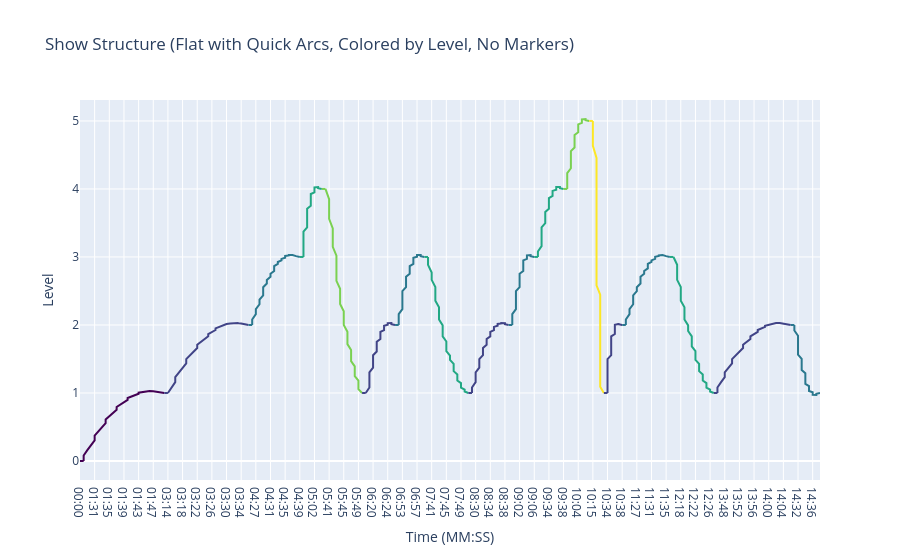

Notebook code cell kept with this figure:
### Code cell
# Plot straight lines for constant levels and arcs for transitions, colored by level (no markers)
import plotly.colors as pc
from matplotlib import cm
from matplotlib.colors import Normalize, to_hex

levels = df['level'].unique()
norm = Normalize(vmin=min(levels), vmax=max(levels))
cmap = cm.get_cmap('viridis')
def get_level_color(level):
    return to_hex(cmap(norm(level)))

def bezier_arc(x0, y0, x1, y1, arc_height=0.5, steps=30):
    xm = (x0 + x1) / 2
    ym = (y0 + y1) / 2 + arc_height * (1 if y1 > y0 else -1)
    t = np.linspace(0, 1, steps)
    x = (1-t)**2 * x0 + 2*(1-t)*t * xm + t**2 * x1
    y = (1-t)**2 * y0 + 2*(1-t)*t * ym + t**2 * y1
    return x, y

# Convert seconds to MM:SS for x-axis labels
def seconds_to_mmss(seconds):
    m = int(seconds // 60)
    s = int(seconds % 60)
    return f"{m:02d}:{s:02d}"

df['timestamp_mmss'] = [seconds_to_mmss(ts) for ts in df['timestamp']]

fig = go.Figure()
for i in range(len(df)-1):
    x0, y0 = df['timestamp'][i], df['level'][i]
    x1, y1 = df['timestamp'][i+1], df['level'][i+1]
    # Use MM:SS for x-axis
    x0_mmss, x1_mmss = df['timestamp_mmss'][i], df['timestamp_mmss'][i+1]
    color = get_level_color(y0)
    if y0 == y1:
        fig.add_trace(go.Scatter(x=[x0_mmss, x1_mmss], y=[y0, y1], mode='lines', line=dict(color=color, width=2), showlegend=False))
    else:
        arc_start = x1 - (x1 - x0) * 0.2
        arc_start_mmss = seconds_to_mmss(arc_start)
        fig.add_trace(go.Scatter(x=[x0_mmss, arc_start_mmss], y=[y0, y0], mode='lines', line=dict(color=color, width=2), showlegend=False))
        arc_x, arc_y = bezier_arc(arc_start, y0, x1, y1, arc_height=0.7)
        arc_x_mmss = [seconds_to_mmss(x) for x in arc_x]
        fig.add_trace(go.Scatter(x=arc_x_mmss, y=arc_y, mode='lines', line=dict(color=color, width=2), showlegend=False))

fig.update_layout(title='Show Structure (Flat with Quick Arcs, Colored by Level, No Markers)',
                  xaxis_title='Time (MM:SS)',
                  yaxis_title='Level',
                  yaxis=dict(dtick=1),
                  showlegend=False)
fig.show()

### Figure 1 — Plotly figure (JSON) as saved in the notebook; plotly's stock layout.template omitted (floating-point values rounded to 4 significant figures)
{"data": [{"line": {"color": "#440154", "width": 2}, "mode": "lines", "showlegend": false, "type": "scatter", "x": ["00:00", "01:28"], "y": [0, 0]}, {"line": {"color": "#440154", "width": 2}, "mode": "lines", "showlegend": false, "type": "scatter", "x": ["01:28", "01:28", "01:29", "01:30", "01:31", "01:31", "01:32", "01:33", "01:34", "01:34", "01:35", "01:36", "01:37", "01:37", "01:38", "01:39", "01:40", "01:40", "01:41", "01:42", "01:43", "01:43", "01:44", "01:45", "01:46", "01:46", "01:47", "01:48", "01:49", "01:50"], "y": [0.0, 0.08109, 0.1589, 0.2333, 0.3044, 0.3722, 0.4366, 0.4977, 0.5555, 0.61, 0.6611, 0.7089, 0.7534, 0.7945, 0.8323, 0.8668, 0.898, 0.9258, 0.9503, 0.9715, 0.9893, 1.004, 1.015, 1.023, 1.027, 1.029, 1.026, 1.021, 1.012, 1.0]}, {"line": {"color": "#414487", "width": 2}, "mode": "lines", "showlegend": false, "type": "scatter", "x": ["01:50", "03:14"], "y": [1, 1]}, {"line": {"color": "#414487", "width": 2}, "mode": "lines", "showlegend": false, "type": "scatter", "x": ["03:14", "03:15", "03:16", "03:16", "03:17", "03:18", "03:19", "03:19", "03:20", "03:21", "03:22", "03:22", "03:23", "03:24", "03:25", "03:25", "03:26", "03:27", "03:27", "03:28", "03:29", "03:30", "03:30", "03:31", "03:32", "03:33", "03:33", "03:34", "03:35", "03:36"], "y": [1.0, 1.081, 1.159, 1.233, 1.304, 1.372, 1.437, 1.498, 1.556, 1.61, 1.661, 1.709, 1.753, 1.795, 1.832, 1.867, 1.898, 1.926, 1.95, 1.971, 1.989, 2.004, 2.015, 2.023, 2.027, 2.029, 2.026, 2.021, 2.012, 2.0]}, {"line": {"color": "#2a788e", "width": 2}, "mode": "lines", "showlegend": false, "type": "scatter", "x": ["03:36", "04:26"], "y": [2, 2]}, {"line": {"color": "#2a788e", "width": 2}, "mode": "lines", "showlegend": false, "type": "scatter", "x": ["04:26", "04:26", "04:27", "04:27", "04:28", "04:28", "04:29", "04:29", "04:29", "04:30", "04:30", "04:31", "04:31", "04:32", "04:32", "04:32", "04:33", "04:33", "04:34", "04:34", "04:35", "04:35", "04:35", "04:36", "04:36", "04:37", "04:37", "04:38", "04:38", "04:39"], "y": [2.0, 2.081, 2.159, 2.233, 2.304, 2.372, 2.437, 2.498, 2.556, 2.61, 2.661, 2.709, 2.753, 2.795, 2.832, 2.867, 2.898, 2.926, 2.95, 2.971, 2.989, 3.004, 3.015, 3.023, 3.027, 3.029, 3.026, 3.021, 3.012, 3.0]}, {"line": {"color": "#22a884", "width": 2}, "mode": "lines", "showlegend": false, "type": "scatter", "x": ["04:39", "04:59"], "y": [3, 3]}, {"line": {"color": "#22a884", "width": 2}, "mode": "lines", "showlegend": false, "type": "scatter", "x": ["04:59", "04:59", "04:59", "04:59", "04:59", "04:59", "05:00", "05:00", "05:00", "05:00", "05:00", "05:00", "05:01", "05:01", "05:01", "05:01", "05:01", "05:01", "05:02", "05:02", "05:02", "05:02", "05:02", "05:02", "05:03", "05:03", "05:03", "05:03", "05:03", "05:04"], "y": [3.0, 3.081, 3.159, 3.233, 3.304, 3.372, 3.437, 3.498, 3.556, 3.61, 3.661, 3.709, 3.753, 3.795, 3.832, 3.867, 3.898, 3.926, 3.95, 3.971, 3.989, 4.004, 4.015, 4.023, 4.027, 4.029, 4.026, 4.021, 4.012, 4.0]}, {"line": {"color": "#7ad151", "width": 2}, "mode": "lines", "showlegend": false, "type": "scatter", "x": ["05:04", "05:40"], "y": [4, 4]}, {"line": {"color": "#7ad151", "width": 2}, "mode": "lines", "showlegend": false, "type": "scatter", "x": ["05:40", "05:41", "05:41", "05:41", "05:42", "05:42", "05:42", "05:43", "05:43", "05:43", "05:43", "05:44", "05:44", "05:44", "05:45", "05:45", "05:45", "05:46", "05:46", "05:46", "05:47", "05:47", "05:47", "05:48", "05:48", "05:48", "05:49", "05:49", "05:49", "05:50"], "y": [4.0, 3.85, 3.703, 3.56, 3.42, 3.283, 3.15, 3.02, 2.893, 2.769, 2.649, 2.532, 2.419, 2.309, 2.202, 2.099, 1.999, 1.902, 1.808, 1.718, 1.631, 1.548, 1.468, 1.391, 1.317, 1.247, 1.18, 1.117, 1.057, 1.0]}, {"line": {"color": "#414487", "width": 2}, "mode": "lines", "showlegend": false, "type": "scatter", "x": ["05:50", "06:18"], "y": [1, 1]}, {"line": {"color": "#414487", "width": 2}, "mode": "lines", "showlegend": false, "type": "scatter", "x": ["06:18", "06:19", "06:19", "06:19", "06:19", "06:20", "06:20", "06:20", "06:20", "06:21", "06:21", "06:21", "06:21", "06:22", "06:22", "06:22", "06:22", "06:23", "06:23", "06:23", "06:23", "06:24", "06:24", "06:24", "06:24", "06:25", "06:25", "06:25", "06:25", "06:26"], "y": [1.0, 1.081, 1.159, 1.233, 1.304, 1.372, 1.437, 1.498, 1.556, 1.61, 1.661, 1.709, 1.753, 1.795, 1.832, 1.867, 1.898, 1.926, 1.95, 1.971, 1.989, 2.004, 2.015, 2.023, 2.027, 2.029, 2.026, 2.021, 2.012, 2.0]}, {"line": {"color": "#2a788e", "width": 2}, "mode": "lines", "showlegend": false, "type": "scatter", "x": ["06:26", "06:52"], "y": [2, 2]}, {"line": {"color": "#2a788e", "width": 2}, "mode": "lines", "showlegend": false, "type": "scatter", "x": ["06:52", "06:52", "06:52", "06:53", "06:53", "06:53", "06:53", "06:53", "06:54", "06:54", "06:54", "06:54", "06:55", "06:55", "06:55", "06:55", "06:56", "06:56", "06:56", "06:56", "06:56", "06:57", "06:57", "06:57", "06:57", "06:58", "06:58", "06:58", "06:58", "06:59"], "y": [2.0, 2.081, 2.159, 2.233, 2.304, 2.372, 2.437, 2.498, 2.556, 2.61, 2.661, 2.709, 2.753, 2.795, 2.832, 2.867, 2.898, 2.926, 2.95, 2.971, 2.989, 3.004, 3.015, 3.023, 3.027, 3.029, 3.026, 3.021, 3.012, 3.0]}, {"line": {"color": "#22a884", "width": 2}, "mode": "lines", "showlegend": false, "type": "scatter", "x": ["06:59", "07:40"], "y": [3, 3]}, {"line": {"color": "#22a884", "width": 2}, "mode": "lines", "showlegend": false, "type": "scatter", "x": ["07:40", "07:40", "07:41", "07:41", "07:42", "07:42", "07:42", "07:43", "07:43", "07:43", "07:44", "07:44", "07:44", "07:45", "07:45", "07:45", "07:46", "07:46", "07:47", "07:47", "07:47", "07:48", "07:48", "07:48", "07:49", "07:49", "07:49", "07:50", "07:50", "07:51"], "y": [3.0, 2.884, 2.772, 2.663, 2.558, 2.455, 2.356, 2.261, 2.169, 2.08, 1.994, 1.912, 1.833, 1.757, 1.685, 1.616, 1.55, 1.488, 1.429, 1.373, 1.321, 1.272, 1.226, 1.184, 1.145, 1.109, 1.077, 1.048, 1.022, 1.0]}, {"line": {"color": "#414487", "width": 2}, "mode": "lines", "showlegend": false, "type": "scatter", "x": ["07:51", "08:29"], "y": [1, 1]}, {"line": {"color": "#414487", "width": 2}, "mode": "lines", "showlegend": false, "type": "scatter", "x": ["08:29", "08:29", "08:30", "08:30", "08:30", "08:31", "08:31", "08:31", "08:32", "08:32", "08:32", "08:33", "08:33", "08:33", "08:34", "08:34", "08:34", "08:35", "08:35", "08:35", "08:36", "08:36", "08:36", "08:37", "08:37", "08:37", "08:38", "08:38", "08:38", "08:39"], "y": [1.0, 1.081, 1.159, 1.233, 1.304, 1.372, 1.437, 1.498, 1.556, 1.61, 1.661, 1.709, 1.753, 1.795, 1.832, 1.867, 1.898, 1.926, 1.95, 1.971, 1.989, 2.004, 2.015, 2.023, 2.027, 2.029, 2.026, 2.021, 2.012, 2.0]}, {"line": {"color": "#2a788e", "width": 2}, "mode": "lines", "showlegend": false, "type": "scatter", "x": ["08:39", "09:00"], "y": [2, 2]}, {"line": {"color": "#2a788e", "width": 2}, "mode": "lines", "showlegend": false, "type": "scatter", "x": ["09:00", "09:00", "09:00", "09:01", "09:01", "09:01", "09:01", "09:01", "09:02", "09:02", "09:02", "09:02", "09:02", "09:03", "09:03", "09:03", "09:03", "09:03", "09:03", "09:04", "09:04", "09:04", "09:04", "09:04", "09:05", "09:05", "09:05", "09:05", "09:05", "09:06"], "y": [2.0, 2.081, 2.159, 2.233, 2.304, 2.372, 2.437, 2.498, 2.556, 2.61, 2.661, 2.709, 2.753, 2.795, 2.832, 2.867, 2.898, 2.926, 2.95, 2.971, 2.989, 3.004, 3.015, 3.023, 3.027, 3.029, 3.026, 3.021, 3.012, 3.0]}, {"line": {"color": "#22a884", "width": 2}, "mode": "lines", "showlegend": false, "type": "scatter", "x": ["09:06", "09:31"], "y": [3, 3]}, {"line": {"color": "#22a884", "width": 2}, "mode": "lines", "showlegend": false, "type": "scatter", "x": ["09:31", "09:31", "09:32", "09:32", "09:32", "09:32", "09:32", "09:33", "09:33", "09:33", "09:33", "09:34", "09:34", "09:34", "09:34", "09:34", "09:35", "09:35", "09:35", "09:35", "09:36", "09:36", "09:36", "09:36", "09:36", "09:37", "09:37", "09:37", "09:37", "09:38"], "y": [3.0, 3.081, 3.159, 3.233, 3.304, 3.372, 3.437, 3.498, 3.556, 3.61, 3.661, 3.709, 3.753, 3.795, 3.832, 3.867, 3.898, 3.926, 3.95, 3.971, 3.989, 4.004, 4.015, 4.023, 4.027, 4.029, 4.026, 4.021, 4.012, 4.0]}, {"line": {"color": "#7ad151", "width": 2}, "mode": "lines", "showlegend": false, "type": "scatter", "x": ["09:38", "10:01"], "y": [4, 4]}, {"line": {"color": "#7ad151", "width": 2}, "mode": "lines", "showlegend": false, "type": "scatter", "x": ["10:01", "10:01", "10:01", "10:01", "10:02", "10:02", "10:02", "10:02", "10:02", "10:03", "10:03", "10:03", "10:03", "10:03", "10:04", "10:04", "10:04", "10:04", "10:04", "10:05", "10:05", "10:05", "10:05", "10:05", "10:06", "10:06", "10:06", "10:06", "10:06", "10:07"], "y": [4.0, 4.081, 4.159, 4.233, 4.304, 4.372, 4.437, 4.498, 4.556, 4.61, 4.661, 4.709, 4.753, 4.795, 4.832, 4.867, 4.898, 4.926, 4.95, 4.971, 4.989, 5.004, 5.015, 5.023, 5.027, 5.029, 5.026, 5.021, 5.012, 5.0]}, {"line": {"color": "#fde725", "width": 2}, "mode": "lines", "showlegend": false, "type": "scatter", "x": ["10:07", "10:15"], "y": [5, 5]}, {"line": {"color": "#fde725", "width": 2}, "mode": "lines", "showlegend": false, "type": "scatter", "x": ["10:15", "10:15", "10:15", "10:16", "10:16", "10:16", "10:16", "10:16", "10:16", "10:16", "10:16", "10:16", "10:16", "10:16", "10:16", "10:16", "10:17", "10:17", "10:17", "10:17", "10:17", "10:17", "10:17", "10:17", "10:17", "10:17", "10:17", "10:17", "10:17", "10:18"], "y": [5.0, 4.815, 4.634, 4.456, 4.282, 4.111, 3.943, 3.778, 3.617, 3.459, 3.304, 3.153, 3.005, 2.861, 2.719, 2.581, 2.447, 2.316, 2.188, 2.063, 1.942, 1.824, 1.709, 1.598, 1.49, 1.385, 1.284, 1.186, 1.091, 1.0]}, {"line": {"color": "#414487", "width": 2}, "mode": "lines", "showlegend": false, "type": "scatter", "x": ["10:18", "10:34"], "y": [1, 1]}, {"line": {"color": "#414487", "width": 2}, "mode": "lines", "showlegend": false, "type": "scatter", "x": ["10:34", "10:34", "10:34", "10:34", "10:34", "10:34", "10:34", "10:34", "10:35", "10:35", "10:35", "10:35", "10:35", "10:35", "10:35", "10:36", "10:36", "10:36", "10:36", "10:36", "10:36", "10:36", "10:37", "10:37", "10:37", "10:37", "10:37", "10:37", "10:37", "10:38"], "y": [1.0, 1.081, 1.159, 1.233, 1.304, 1.372, 1.437, 1.498, 1.556, 1.61, 1.661, 1.709, 1.753, 1.795, 1.832, 1.867, 1.898, 1.926, 1.95, 1.971, 1.989, 2.004, 2.015, 2.023, 2.027, 2.029, 2.026, 2.021, 2.012, 2.0]}, {"line": {"color": "#2a788e", "width": 2}, "mode": "lines", "showlegend": false, "type": "scatter", "x": ["10:38", "11:24"], "y": [2, 2]}, {"line": {"color": "#2a788e", "width": 2}, "mode": "lines", "showlegend": false, "type": "scatter", "x": ["11:24", "11:24", "11:25", "11:25", "11:26", "11:26", "11:26", "11:27", "11:27", "11:28", "11:28", "11:28", "11:29", "11:29", "11:30", "11:30", "11:30", "11:31", "11:31", "11:32", "11:32", "11:32", "11:33", "11:33", "11:34", "11:34", "11:34", "11:35", "11:35", "11:36"], "y": [2.0, 2.081, 2.159, 2.233, 2.304, 2.372, 2.437, 2.498, 2.556, 2.61, 2.661, 2.709, 2.753, 2.795, 2.832, 2.867, 2.898, 2.926, 2.95, 2.971, 2.989, 3.004, 3.015, 3.023, 3.027, 3.029, 3.026, 3.021, 3.012, 3.0]}, {"line": {"color": "#22a884", "width": 2}, "mode": "lines", "showlegend": false, "type": "scatter", "x": ["11:36", "12:16"], "y": [3, 3]}, {"line": {"color": "#22a884", "width": 2}, "mode": "lines", "showlegend": false, "type": "scatter", "x": ["12:16", "12:17", "12:17", "12:17", "12:18", "12:18", "12:18", "12:19", "12:19", "12:19", "12:20", "12:20", "12:21", "12:21", "12:21", "12:22", "12:22", "12:22", "12:23", "12:23", "12:23", "12:24", "12:24", "12:24", "12:25", "12:25", "12:25", "12:26", "12:26", "12:27"], "y": [3.0, 2.884, 2.772, 2.663, 2.558, 2.455, 2.356, 2.261, 2.169, 2.08, 1.994, 1.912, 1.833, 1.757, 1.685, 1.616, 1.55, 1.488, 1.429, 1.373, 1.321, 1.272, 1.226, 1.184, 1.145, 1.109, 1.077, 1.048, 1.022, 1.0]}, {"line": {"color": "#414487", "width": 2}, "mode": "lines", "showlegend": false, "type": "scatter", "x": ["12:27", "13:46"], "y": [1, 1]}, {"line": {"color": "#414487", "width": 2}, "mode": "lines", "showlegend": false, "type": "scatter", "x": ["13:46", "13:46", "13:47", "13:48", "13:48", "13:49", "13:50", "13:50", "13:51", "13:52", "13:53", "13:53", "13:54", "13:55", "13:55", "13:56", "13:57", "13:57", "13:58", "13:59", "13:59", "14:00", "14:01", "14:01", "14:02", "14:03", "14:03", "14:04", "14:05", "14:06"], "y": [1.0, 1.081, 1.159, 1.233, 1.304, 1.372, 1.437, 1.498, 1.556, 1.61, 1.661, 1.709, 1.753, 1.795, 1.832, 1.867, 1.898, 1.926, 1.95, 1.971, 1.989, 2.004, 2.015, 2.023, 2.027, 2.029, 2.026, 2.021, 2.012, 2.0]}, {"line": {"color": "#2a788e", "width": 2}, "mode": "lines", "showlegend": false, "type": "scatter", "x": ["14:06", "14:31"], "y": [2, 2]}, {"line": {"color": "#2a788e", "width": 2}, "mode": "lines", "showlegend": false, "type": "scatter", "x": ["14:31", "14:31", "14:32", "14:32", "14:32", "14:32", "14:32", "14:33", "14:33", "14:33", "14:33", "14:34", "14:34", "14:34", "14:34", "14:34", "14:35", "14:35", "14:35", "14:35", "14:36", "14:36", "14:36", "14:36", "14:36", "14:37", "14:37", "14:37", "14:37", "14:38"], "y": [2.0, 1.919, 1.841, 1.767, 1.696, 1.628, 1.563, 1.502, 1.444, 1.39, 1.339, 1.291, 1.247, 1.205, 1.168, 1.133, 1.102, 1.074, 1.05, 1.029, 1.011, 0.9962, 0.985, 0.9772, 0.9727, 0.9715, 0.9736, 0.9791, 0.9879, 1.0]}], "layout": {"showlegend": false, "title": {"text": "Show Structure (Flat with Quick Arcs, Colored by Level, No Markers)"}, "xaxis": {"title": {"text": "Time (MM:SS)"}}, "yaxis": {"dtick": 1, "title": {"text": "Level"}}}}
